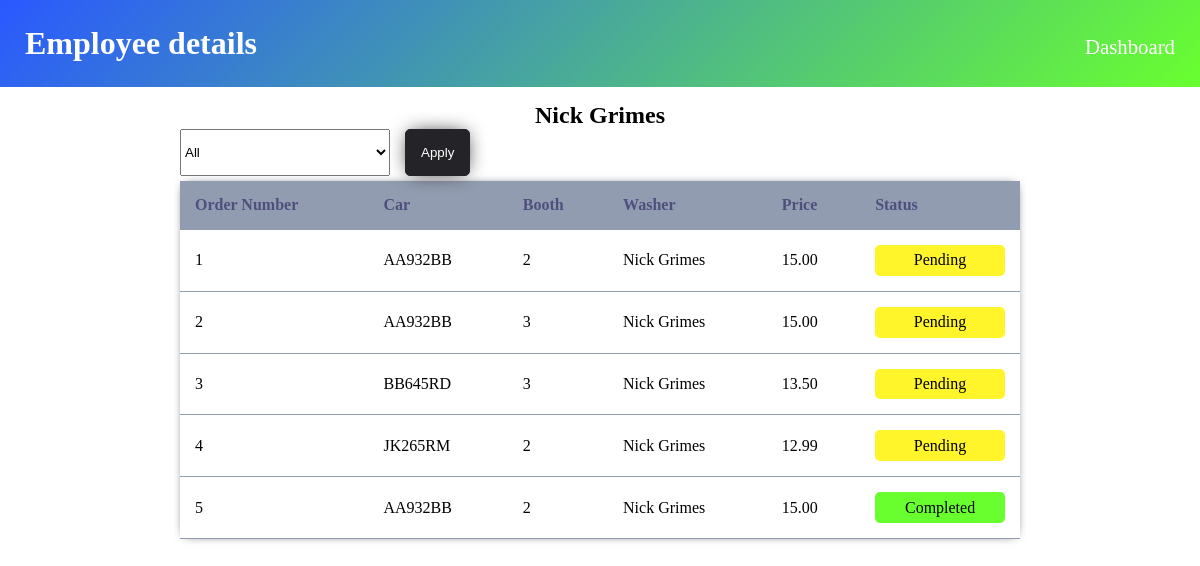
/employee/1/, run on the app's committed database.
### washapp/models.py (models this page shows, shortened)
class Employee(models.Model):
    name = models.CharField(max_length=100)
    last_name = models.CharField(max_length=100)
    share = models.PositiveSmallIntegerField(default=45)
    created = models.DateTimeField(auto_now_add=True, verbose_name='Hired')
    def orders_by_day(self):
        orders = self.order_set.all()
        return [order for order in orders if order.completed >= timezone.now() - timezone.timedelta(days=1)]
    def orders_by_week(self):
        orders = self.order_set.all()
        return [order for order in orders if order.completed >= timezone.now() - timezone.timedelta(days=7)]
    def orders_by_month(self):
        orders = self.order_set.all()
        return [order for order in orders if order.completed >= timezone.now() - timezone.timedelta(days=30)]
    def __str__(self):
        return f"{self.name}  {self.last_name}"

class Order(models.Model):
    STATUS = (
        ('Completed', "Completed"),
        ('Pending', "Pending")
    )
    car = models.ForeignKey(to='Car', on_delete=models.PROTECT)
    wash_booth = models.ForeignKey(to='CarWashBooth', on_delete=models.PROTECT)
    washer = models.ForeignKey(to='Employee', on_delete=models.CASCADE)
    price = models.DecimalField(max_digits=5, decimal_places=2)
    status = models.CharField(choices=STATUS, max_length=100, default='Pending')
    requested = models.DateTimeField()
    completed = models.DateTimeField()
    class Meta:
        unique_together = [['washer', 'wash_booth', 'requested', 'car']]

class Car(models.Model):
    license_plate = models.CharField(max_length=7, unique=True)
    def __str__(self):
        return self.license_plate

class CarWashBooth(models.Model):
    occupied = models.BooleanField(blank=True)
    occupant = models.OneToOneField(to='washapp.Employee', on_delete=models.PROTECT, null=True, blank=True)
    car = models.OneToOneField(to='washapp.Car', on_delete=models.PROTECT, null=True, blank=True)
    class Meta:
        verbose_name = "Booth"
        verbose_name_plural = "Booths"
    def __str__(self):
        return str(self.id)

### washapp/views.py (the view)
# urls.py: path('employee/<int:employee_id>/', detail_view, name='detail')
def detail_view(request, employee_id):
    employee = get_object_or_404(Employee, pk=employee_id)
    return render(request, 'washapp/detail.html', {
        'employee': employee
    })

### washapp/templates/washapp/detail.html (shortened to what this page needs)
{% extends 'washapp/base.html' %}
{% block content %}
    <div>
        <header class="page-header">
            <div>
                <h1>Employee details</h1>
            </div>
            <div>
                <a href="{% url 'index' %}">Dashboard</a>
            </div>
        </header>
        <section class="page-content">
            <h2>{{ employee|capfirst }}</h2>
            <div class="orders">
                <header>
                    <select name='order_filter' id="order_filter">
                        <option selected value="0">All</option>
                    </select>
                    <button onclick="changeOrdersView(document.getElementById('order_filter').value)">Apply</button>
                </header>
                <section>
                    {% include 'washapp/detailsPage/orders.html' %}
                </section>
            </div>
        </section>
    </div>
{% endblock content %}

### washapp/templates/washapp/base.html (shortened to what this page needs)
{% load static %}
<!DOCTYPE html>
<html lang="en">
<head>
    <link rel="stylesheet" href="{% static 'washapp/base.css' %}"/>
</head>
<body>
    {% block content %}
    {% endblock %}
</body>
</html>

### washapp/templates/washapp/detailsPage/orders.html (shortened to what this page needs)
<div id="orders_default_id">
    <table class="table">
        <thead>
        <tr>
            <th>Order Number</th>
            <th>Car</th>
            <th>Booth</th>
            <th>Washer</th>
            <th>Price</th>
            <th>Status</th>
        </tr>
        </thead>
        <tbody>
        {% for order in employee.order_set.all %}
            <tr>
                <td>{{ order.pk }}</td>
                <td>{{ order.car }}</td>
                <td>{{ order.wash_booth }}</td>
                <td>{{ order.washer }}</td>
                <td>{{ order.price }}</td>
                <td>
                    {% if order.status == "Pending" %}
                        <div class="status status-pending">
                            {{ order.status }}
                        </div>
                    {% else %}
                        <div class="status status-completed">
                            {{ order.status }}
                        </div>
                    {% endif %}
                </td>
            </tr>
        {% endfor %}
        </tbody>
    </table>
</div>

### static/washapp/base.css (style rules this page uses)
* { margin: 0; padding: 0; }
:root { --gray-blue: #919cb0; --gray-blue-dark: #4f4f7e; --blue: #2a58ff; --graphite: #242428; --lime: #69ff2f; --yellow: #fff52a; }
button { padding: 15px; background-color: var(--graphite); color: white; cursor: pointer; border: 1px solid var(--graphite); transition: 0.3s ease-out; box-shadow: 0 0 20px -5px black; border-radius: 5px; outline: none; }
a { text-decoration: none; color: white; font-size: 1.3em; }
.table { border-collapse: collapse; box-shadow: 0 0 10px -5px black; width: 100%; margin: 0 auto; }
.table > thead { text-align: left; color: var(--gray-blue-dark); background-color: var(--gray-blue); }
.table tr { border-bottom: 1px solid var(--gray-blue); }
.table th, .table td { box-sizing: border-box; padding: 15px; }
.page-header { display: flex; box-sizing: border-box; background: linear-gradient(135deg, var(--blue), var(--lime)); padding: 25px; justify-content: space-between; color: white; }
.page-header a { display: block; margin: auto; margin-top: 10px; }
.page-content { margin-top: 15px; }
.page-content h2 { text-align: center; }
.orders { width: 100%; margin: 0 auto; }
.orders > header { display: flex; width: 70%; margin: 0 auto; margin-bottom: 5px; }
#order_filter { width: 25%; margin-right: 15px; }
.orders > section { width: 70%; margin: 0 auto; }
.status { text-align: center; padding: 0.4em; border-radius: 5px; }
.status-completed { background-color: var(--lime); }
.status-pending { background-color: var(--yellow); }

### data on the page
Employee: name+last_name "Nick Grimes"
Order: pk "1", car "AA932BB", wash_booth "2", washer "Nick Grimes", price "15.00", status "Pending"
Order: pk "2", car "AA932BB", wash_booth "3", washer "Nick Grimes", price "15.00", status "Pending"
Order: pk "3", car "BB645RD", wash_booth "3", washer "Nick Grimes", price "13.50", status "Pending"
Order: pk "4", car "JK265RM", wash_booth "2", washer "Nick Grimes", price "12.99", status "Pending"
Order: pk "5", car "AA932BB", wash_booth "2", washer "Nick Grimes", price "15.00", status "Completed"
